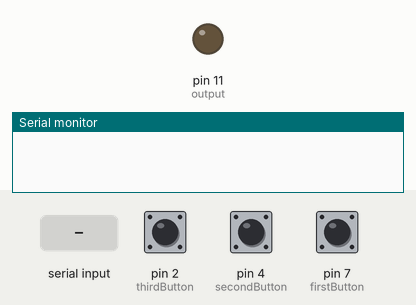
Recording of a program running on a simulated Arduino Uno, built with avr-gcc and run on an emulated ATmega328P. On the bench: output pins drawn as LEDs (lit = HIGH), the last lines printed to the serial monitor. Dashed ring = blinking. The test bench sets the inputs (shaded band); at power-on: pin 2 (thirdButton) LOW, pin 4 (secondButton) LOW, pin 7 (firstButton) LOW.

Above: at 1.2 s.
1.3 s: "M" received over Serial
At 1.55 s:
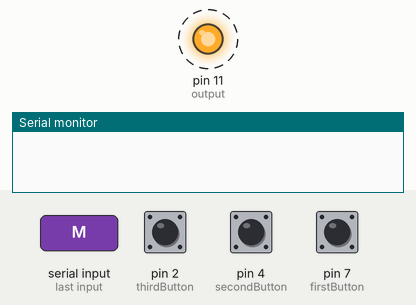
4.3 s: pin 2 (thirdButton) pulled HIGH for 1 s
At 5.9 s:
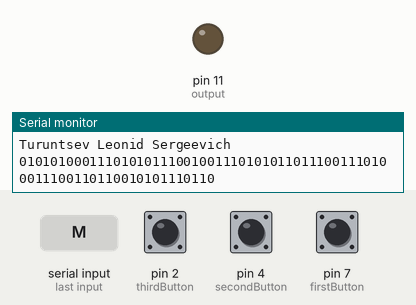
6.8 s: pin 4 (secondButton) pulled HIGH for 0.15 s
At 7.6 s:
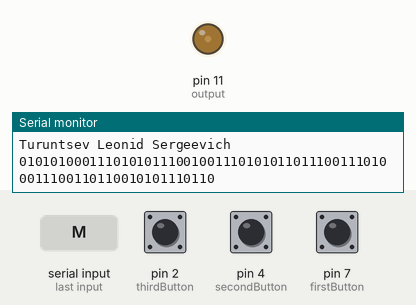
8.4 s: pin 4 (secondButton) pulled HIGH for 1 s
At 9.5 s:
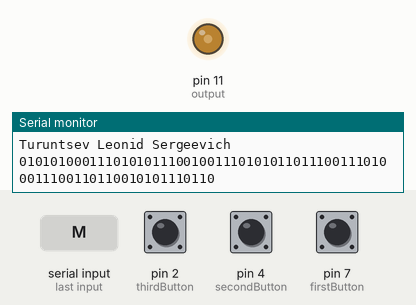
10.9 s: pin 4 (secondButton) pulled HIGH for 0.15 s
At 12.0 s:
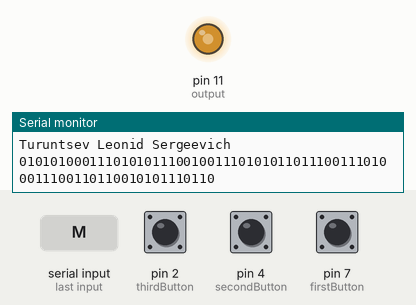
12.5 s: pin 4 (secondButton) pulled HIGH for 3.2 s
At 13.8 s:
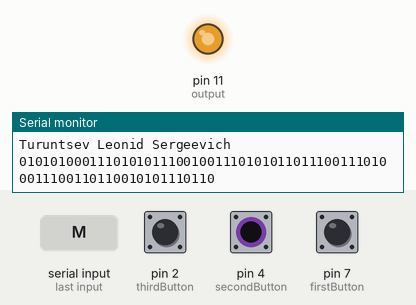
Timing chart, 0 to 15.5 s (numbered marks = the images above; inputs shaded):
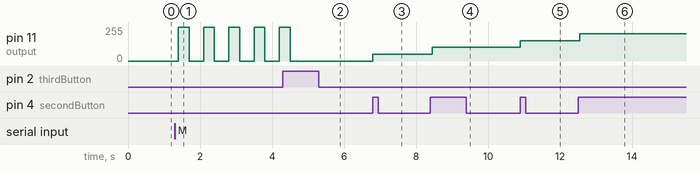

The program:

main.cpp
```cpp
#include <Arduino.h>

#define output 11
#define firstButton 7
#define secondButton 4
#define thirdButton 2

void setup() {
  pinMode(output, OUTPUT);
  pinMode(firstButton, INPUT);
  pinMode(secondButton, INPUT);
  pinMode(thirdButton, INPUT);
  Serial.begin(9600);
}

void stringToBinary(String input) {
  for (int i = 0; i < input.length(); i++) {
    char c = input[i];
    for (int j = 7; j >= 0; j--) {
      if (c & (1 << j)) {
        Serial.print("1");
      } else {
        Serial.print("0");
      }
    }
  }
  Serial.println();
}

short voltage = 0;
bool isActive = false;
bool isBlink = false;

void loop() {
  if (digitalRead(firstButton) == HIGH) {
    if (isActive) {
      digitalWrite(output, LOW);
      isActive = false;
    } else {
      digitalWrite(output, HIGH);
      isActive = true;
    }

    isBlink=false;
    while(digitalRead(firstButton)) {}
  }
  else if (digitalRead(secondButton) == HIGH) {
    voltage = voltage < 255 ? voltage+51 : 0;
    analogWrite(output, voltage);

    isActive = true;
    isBlink=false;
    while(digitalRead(secondButton)) {}
  }
  else if (digitalRead(thirdButton) == HIGH){
    String surname = "Turuntsev";
    Serial.print(surname + " Leonid Sergeevich");
    Serial.println("");
    stringToBinary(surname);

    isBlink=false;
    while(digitalRead(thirdButton)) {}
  }

  if (Serial.available() > 0){
    char c = Serial.read();
    if (c == 'M'){
      isActive=true;
      isBlink=true;
    }
    else if (c == 'S'){
      isActive=false;
      isBlink=false;
      digitalWrite(output, LOW);
    }
  }
  if (isBlink) {
    digitalWrite(output, HIGH);
    delay(300);
    digitalWrite(output, LOW);
    delay(300);
  }

  delay(100);
}
```

Measured:
- after the input at 1.3 s, pin 11 (output): alternates 255/255 for 0.30 s and 0/255 for 0.40 s, starting after 0.10 s
- after the input at 4.3 s, pin 11 (output): goes on until 4.5 s, then stays 0/255
- after the input at 6.8 s, pin 11 (output): 0/255 → 51/255 at once
- after the input at 8.4 s, pin 11 (output): 51/255 → 102/255 after 0.05 s
- after the input at 10.9 s, pin 11 (output): 102/255 → 153/255 at once
- after the input at 12.5 s, pin 11 (output): 153/255 → 204/255 after 0.05 s
